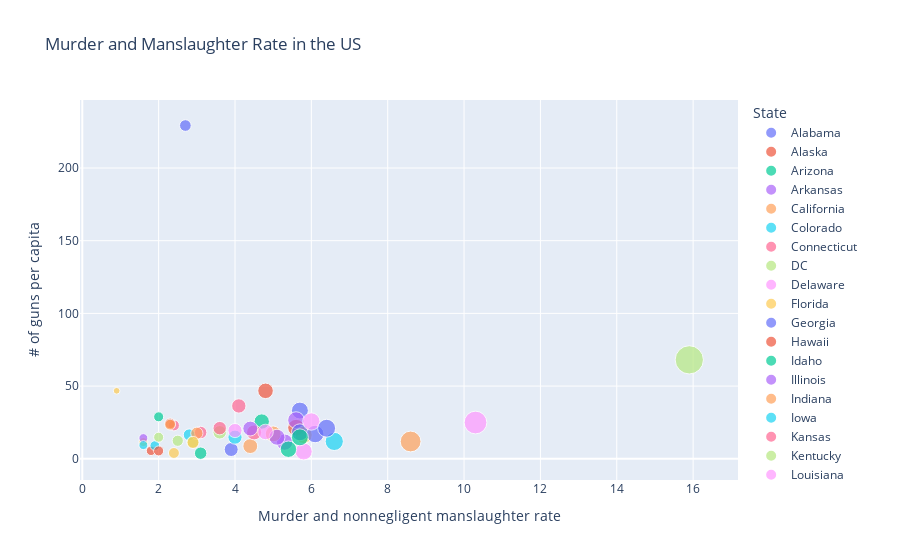

The cell this chart's notebook holds for it:
### Code cell
import plotly.express as px

combined_data_df = pd.merge(murder_manslaughter_2014_df,gun_ownership_per_capita_df,on="State")

import plotly.express as px

fig = px.scatter(combined_data_df,
                 x="Murder and nonnegligent manslaughter rate", 
                 y="# of guns per capita",
                 size="Murder and nonnegligent manslaughter rate", 
                 color="State",
                 hover_name="State",
                 title="Murder and Manslaughter Rate in the US"
                )
fig.show()

### Figure 1 — Plotly figure (JSON) as saved in the notebook; plotly's stock layout.template omitted (floating-point values rounded to 4 significant figures)
{"data": [{"hovertemplate": "<b>%{hovertext}</b><br><br>State=Alabama<br>Murder and nonnegligent manslaughter rate=%{marker.size}<br># of guns per capita=%{y}<extra></extra>", "hovertext": ["Alabama"], "legendgroup": "Alabama", "marker": {"color": "#636efa", "size": [5.7], "sizemode": "area", "sizeref": 0.03975, "symbol": "circle"}, "mode": "markers", "name": "Alabama", "orientation": "v", "showlegend": true, "type": "scatter", "x": [5.7], "xaxis": "x", "y": [33.15], "yaxis": "y"}, {"hovertemplate": "<b>%{hovertext}</b><br><br>State=Alaska<br>Murder and nonnegligent manslaughter rate=%{marker.size}<br># of guns per capita=%{y}<extra></extra>", "hovertext": ["Alaska"], "legendgroup": "Alaska", "marker": {"color": "#EF553B", "size": [5.6], "sizemode": "area", "sizeref": 0.03975, "symbol": "circle"}, "mode": "markers", "name": "Alaska", "orientation": "v", "showlegend": true, "type": "scatter", "x": [5.6], "xaxis": "x", "y": [21.38], "yaxis": "y"}, {"hovertemplate": "<b>%{hovertext}</b><br><br>State=Arizona<br>Murder and nonnegligent manslaughter rate=%{marker.size}<br># of guns per capita=%{y}<extra></extra>", "hovertext": ["Arizona"], "legendgroup": "Arizona", "marker": {"color": "#00cc96", "size": [4.7], "sizemode": "area", "sizeref": 0.03975, "symbol": "circle"}, "mode": "markers", "name": "Arizona", "orientation": "v", "showlegend": true, "type": "scatter", "x": [4.7], "xaxis": "x", "y": [25.61], "yaxis": "y"}, {"hovertemplate": "<b>%{hovertext}</b><br><br>State=Arkansas<br>Murder and nonnegligent manslaughter rate=%{marker.size}<br># of guns per capita=%{y}<extra></extra>", "hovertext": ["Arkansas"], "legendgroup": "Arkansas", "marker": {"color": "#ab63fa", "size": [5.6], "sizemode": "area", "sizeref": 0.03975, "symbol": "circle"}, "mode": "markers", "name": "Arkansas", "orientation": "v", "showlegend": true, "type": "scatter", "x": [5.6], "xaxis": "x", "y": [26.57], "yaxis": "y"}, {"hovertemplate": "<b>%{hovertext}</b><br><br>State=California<br>Murder and nonnegligent manslaughter rate=%{marker.size}<br># of guns per capita=%{y}<extra></extra>", "hovertext": ["California"], "legendgroup": "California", "marker": {"color": "#FFA15A", "size": [4.4], "sizemode": "area", "sizeref": 0.03975, "symbol": "circle"}, "mode": "markers", "name": "California", "orientation": "v", "showlegend": true, "type": "scatter", "x": [4.4], "xaxis": "x", "y": [8.71], "yaxis": "y"}, {"hovertemplate": "<b>%{hovertext}</b><br><br>State=Colorado<br>Murder and nonnegligent manslaughter rate=%{marker.size}<br># of guns per capita=%{y}<extra></extra>", "hovertext": ["Colorado"], "legendgroup": "Colorado", "marker": {"color": "#19d3f3", "size": [2.8], "sizemode": "area", "sizeref": 0.03975, "symbol": "circle"}, "mode": "markers", "name": "Colorado", "orientation": "v", "showlegend": true, "type": "scatter", "x": [2.8], "xaxis": "x", "y": [16.48], "yaxis": "y"}, {"hovertemplate": "<b>%{hovertext}</b><br><br>State=Connecticut<br>Murder and nonnegligent manslaughter rate=%{marker.size}<br># of guns per capita=%{y}<extra></extra>", "hovertext": ["Connecticut"], "legendgroup": "Connecticut", "marker": {"color": "#FF6692", "size": [2.4], "sizemode": "area", "sizeref": 0.03975, "symbol": "circle"}, "mode": "markers", "name": "Connecticut", "orientation": "v", "showlegend": true, "type": "scatter", "x": [2.4], "xaxis": "x", "y": [22.96], "yaxis": "y"}, {"hovertemplate": "<b>%{hovertext}</b><br><br>State=DC<br>Murder and nonnegligent manslaughter rate=%{marker.size}<br># of guns per capita=%{y}<extra></extra>", "hovertext": ["DC"], "legendgroup": "DC", "marker": {"color": "#B6E880", "size": [15.9], "sizemode": "area", "sizeref": 0.03975, "symbol": "circle"}, "mode": "markers", "name": "DC", "orientation": "v", "showlegend": true, "type": "scatter", "x": [15.9], "xaxis": "x", "y": [68.05], "yaxis": "y"}, {"hovertemplate": "<b>%{hovertext}</b><br><br>State=Delaware<br>Murder and nonnegligent manslaughter rate=%{marker.size}<br># of guns per capita=%{y}<extra></extra>", "hovertext": ["Delaware"], "legendgroup": "Delaware", "marker": {"color": "#FF97FF", "size": [5.8], "sizemode": "area", "sizeref": 0.03975, "symbol": "circle"}, "mode": "markers", "name": "Delaware", "orientation": "v", "showlegend": true, "type": "scatter", "x": [5.8], "xaxis": "x", "y": [5.04], "yaxis": "y"}, {"hovertemplate": "<b>%{hovertext}</b><br><br>State=Florida<br>Murder and nonnegligent manslaughter rate=%{marker.size}<br># of guns per capita=%{y}<extra></extra>", "hovertext": ["Florida"], "legendgroup": "Florida", "marker": {"color": "#FECB52", "size": [5.8], "sizemode": "area", "sizeref": 0.03975, "symbol": "circle"}, "mode": "markers", "name": "Florida", "orientation": "v", "showlegend": true, "type": "scatter", "x": [5.8], "xaxis": "x", "y": [16.35], "yaxis": "y"}, {"hovertemplate": "<b>%{hovertext}</b><br><br>State=Georgia<br>Murder and nonnegligent manslaughter rate=%{marker.size}<br># of guns per capita=%{y}<extra></extra>", "hovertext": ["Georgia"], "legendgroup": "Georgia", "marker": {"color": "#636efa", "size": [5.7], "sizemode": "area", "sizeref": 0.03975, "symbol": "circle"}, "mode": "markers", "name": "Georgia", "orientation": "v", "showlegend": true, "type": "scatter", "x": [5.7], "xaxis": "x", "y": [18.22], "yaxis": "y"}, {"hovertemplate": "<b>%{hovertext}</b><br><br>State=Hawaii<br>Murder and nonnegligent manslaughter rate=%{marker.size}<br># of guns per capita=%{y}<extra></extra>", "hovertext": ["Hawaii"], "legendgroup": "Hawaii", "marker": {"color": "#EF553B", "size": [1.8], "sizemode": "area", "sizeref": 0.03975, "symbol": "circle"}, "mode": "markers", "name": "Hawaii", "orientation": "v", "showlegend": true, "type": "scatter", "x": [1.8], "xaxis": "x", "y": [5.5], "yaxis": "y"}, {"hovertemplate": "<b>%{hovertext}</b><br><br>State=Idaho<br>Murder and nonnegligent manslaughter rate=%{marker.size}<br># of guns per capita=%{y}<extra></extra>", "hovertext": ["Idaho"], "legendgroup": "Idaho", "marker": {"color": "#00cc96", "size": [2], "sizemode": "area", "sizeref": 0.03975, "symbol": "circle"}, "mode": "markers", "name": "Idaho", "orientation": "v", "showlegend": true, "type": "scatter", "x": [2], "xaxis": "x", "y": [28.86], "yaxis": "y"}, {"hovertemplate": "<b>%{hovertext}</b><br><br>State=Illinois<br>Murder and nonnegligent manslaughter rate=%{marker.size}<br># of guns per capita=%{y}<extra></extra>", "hovertext": ["Illinois"], "legendgroup": "Illinois", "marker": {"color": "#ab63fa", "size": [5.3], "sizemode": "area", "sizeref": 0.03975, "symbol": "circle"}, "mode": "markers", "name": "Illinois", "orientation": "v", "showlegend": true, "type": "scatter", "x": [5.3], "xaxis": "x", "y": [11.44], "yaxis": "y"}, {"hovertemplate": "<b>%{hovertext}</b><br><br>State=Indiana<br>Murder and nonnegligent manslaughter rate=%{marker.size}<br># of guns per capita=%{y}<extra></extra>", "hovertext": ["Indiana"], "legendgroup": "Indiana", "marker": {"color": "#FFA15A", "size": [5], "sizemode": "area", "sizeref": 0.03975, "symbol": "circle"}, "mode": "markers", "name": "Indiana", "orientation": "v", "showlegend": true, "type": "scatter", "x": [5], "xaxis": "x", "y": [17.1], "yaxis": "y"}, {"hovertemplate": "<b>%{hovertext}</b><br><br>State=Iowa<br>Murder and nonnegligent manslaughter rate=%{marker.size}<br># of guns per capita=%{y}<extra></extra>", "hovertext": ["Iowa"], "legendgroup": "Iowa", "marker": {"color": "#19d3f3", "size": [1.9], "sizemode": "area", "sizeref": 0.03975, "symbol": "circle"}, "mode": "markers", "name": "Iowa", "orientation": "v", "showlegend": true, "type": "scatter", "x": [1.9], "xaxis": "x", "y": [9.05], "yaxis": "y"}, {"hovertemplate": "<b>%{hovertext}</b><br><br>State=Kansas<br>Murder and nonnegligent manslaughter rate=%{marker.size}<br># of guns per capita=%{y}<extra></extra>", "hovertext": ["Kansas"], "legendgroup": "Kansas", "marker": {"color": "#FF6692", "size": [3.1], "sizemode": "area", "sizeref": 0.03975, "symbol": "circle"}, "mode": "markers", "name": "Kansas", "orientation": "v", "showlegend": true, "type": "scatter", "x": [3.1], "xaxis": "x", "y": [18.06], "yaxis": "y"}, {"hovertemplate": "<b>%{hovertext}</b><br><br>State=Kentucky<br>Murder and nonnegligent manslaughter rate=%{marker.size}<br># of guns per capita=%{y}<extra></extra>", "hovertext": ["Kentucky"], "legendgroup": "Kentucky", "marker": {"color": "#B6E880", "size": [3.6], "sizemode": "area", "sizeref": 0.03975, "symbol": "circle"}, "mode": "markers", "name": "Kentucky", "orientation": "v", "showlegend": true, "type": "scatter", "x": [3.6], "xaxis": "x", "y": [18.2], "yaxis": "y"}, {"hovertemplate": "<b>%{hovertext}</b><br><br>State=Louisiana<br>Murder and nonnegligent manslaughter rate=%{marker.size}<br># of guns per capita=%{y}<extra></extra>", "hovertext": ["Louisiana"], "legendgroup": "Louisiana", "marker": {"color": "#FF97FF", "size": [10.3], "sizemode": "area", "sizeref": 0.03975, "symbol": "circle"}, "mode": "markers", "name": "Louisiana", "orientation": "v", "showlegend": true, "type": "scatter", "x": [10.3], "xaxis": "x", "y": [24.94], "yaxis": "y"}, {"hovertemplate": "<b>%{hovertext}</b><br><br>State=Maine<br>Murder and nonnegligent manslaughter rate=%{marker.size}<br># of guns per capita=%{y}<extra></extra>", "hovertext": ["Maine"], "legendgroup": "Maine", "marker": {"color": "#FECB52", "size": [1.6], "sizemode": "area", "sizeref": 0.03975, "symbol": "circle"}, "mode": "markers", "name": "Maine", "orientation": "v", "showlegend": true, "type": "scatter", "x": [1.6], "xaxis": "x", "y": [11.5], "yaxis": "y"}, {"hovertemplate": "<b>%{hovertext}</b><br><br>State=Maryland<br>Murder and nonnegligent manslaughter rate=%{marker.size}<br># of guns per capita=%{y}<extra></extra>", "hovertext": ["Maryland"], "legendgroup": "Maryland", "marker": {"color": "#636efa", "size": [6.1], "sizemode": "area", "sizeref": 0.03975, "symbol": "circle"}, "mode": "markers", "name": "Maryland", "orientation": "v", "showlegend": true, "type": "scatter", "x": [6.1], "xaxis": "x", "y": [17.03], "yaxis": "y"}, {"hovertemplate": "<b>%{hovertext}</b><br><br>State=Massachusetts<br>Murder and nonnegligent manslaughter rate=%{marker.size}<br># of guns per capita=%{y}<extra></extra>", "hovertext": ["Massachusetts"], "legendgroup": "Massachusetts", "marker": {"color": "#EF553B", "size": [2], "sizemode": "area", "sizeref": 0.03975, "symbol": "circle"}, "mode": "markers", "name": "Massachusetts", "orientation": "v", "showlegend": true, "type": "scatter", "x": [2], "xaxis": "x", "y": [5.41], "yaxis": "y"}, {"hovertemplate": "<b>%{hovertext}</b><br><br>State=Michigan<br>Murder and nonnegligent manslaughter rate=%{marker.size}<br># of guns per capita=%{y}<extra></extra>", "hovertext": ["Michigan"], "legendgroup": "Michigan", "marker": {"color": "#00cc96", "size": [5.4], "sizemode": "area", "sizeref": 0.03975, "symbol": "circle"}, "mode": "markers", "name": "Michigan", "orientation": "v", "showlegend": true, "type": "scatter", "x": [5.4], "xaxis": "x", "y": [6.59], "yaxis": "y"}, {"hovertemplate": "<b>%{hovertext}</b><br><br>State=Minnesota<br>Murder and nonnegligent manslaughter rate=%{marker.size}<br># of guns per capita=%{y}<extra></extra>", "hovertext": ["Minnesota"], "legendgroup": "Minnesota", "marker": {"color": "#ab63fa", "size": [1.6], "sizemode": "area", "sizeref": 0.03975, "symbol": "circle"}, "mode": "markers", "name": "Minnesota", "orientation": "v", "showlegend": true, "type": "scatter", "x": [1.6], "xaxis": "x", "y": [14.22], "yaxis": "y"}, {"hovertemplate": "<b>%{hovertext}</b><br><br>State=Mississippi<br>Murder and nonnegligent manslaughter rate=%{marker.size}<br># of guns per capita=%{y}<extra></extra>", "hovertext": ["Mississippi"], "legendgroup": "Mississippi", "marker": {"color": "#FFA15A", "size": [8.6], "sizemode": "area", "sizeref": 0.03975, "symbol": "circle"}, "mode": "markers", "name": "Mississippi", "orientation": "v", "showlegend": true, "type": "scatter", "x": [8.6], "xaxis": "x", "y": [11.89], "yaxis": "y"}, {"hovertemplate": "<b>%{hovertext}</b><br><br>State=Missouri<br>Murder and nonnegligent manslaughter rate=%{marker.size}<br># of guns per capita=%{y}<extra></extra>", "hovertext": ["Missouri"], "legendgroup": "Missouri", "marker": {"color": "#19d3f3", "size": [6.6], "sizemode": "area", "sizeref": 0.03975, "symbol": "circle"}, "mode": "markers", "name": "Missouri", "orientation": "v", "showlegend": true, "type": "scatter", "x": [6.6], "xaxis": "x", "y": [11.94], "yaxis": "y"}, {"hovertemplate": "<b>%{hovertext}</b><br><br>State=Montana<br>Murder and nonnegligent manslaughter rate=%{marker.size}<br># of guns per capita=%{y}<extra></extra>", "hovertext": ["Montana"], "legendgroup": "Montana", "marker": {"color": "#FF6692", "size": [3.6], "sizemode": "area", "sizeref": 0.03975, "symbol": "circle"}, "mode": "markers", "name": "Montana", "orientation": "v", "showlegend": true, "type": "scatter", "x": [3.6], "xaxis": "x", "y": [21.06], "yaxis": "y"}, {"hovertemplate": "<b>%{hovertext}</b><br><br>State=Nebraska<br>Murder and nonnegligent manslaughter rate=%{marker.size}<br># of guns per capita=%{y}<extra></extra>", "hovertext": ["Nebraska"], "legendgroup": "Nebraska", "marker": {"color": "#B6E880", "size": [2.9], "sizemode": "area", "sizeref": 0.03975, "symbol": "circle"}, "mode": "markers", "name": "Nebraska", "orientation": "v", "showlegend": true, "type": "scatter", "x": [2.9], "xaxis": "x", "y": [11.57], "yaxis": "y"}, {"hovertemplate": "<b>%{hovertext}</b><br><br>State=Nevada<br>Murder and nonnegligent manslaughter rate=%{marker.size}<br># of guns per capita=%{y}<extra></extra>", "hovertext": ["Nevada"], "legendgroup": "Nevada", "marker": {"color": "#FF97FF", "size": [6], "sizemode": "area", "sizeref": 0.03975, "symbol": "circle"}, "mode": "markers", "name": "Nevada", "orientation": "v", "showlegend": true, "type": "scatter", "x": [6], "xaxis": "x", "y": [25.64], "yaxis": "y"}, {"hovertemplate": "<b>%{hovertext}</b><br><br>State=New_Hampshire<br>Murder and nonnegligent manslaughter rate=%{marker.size}<br># of guns per capita=%{y}<extra></extra>", "hovertext": ["New_Hampshire"], "legendgroup": "New_Hampshire", "marker": {"color": "#FECB52", "size": [0.9], "sizemode": "area", "sizeref": 0.03975, "symbol": "circle"}, "mode": "markers", "name": "New_Hampshire", "orientation": "v", "showlegend": true, "type": "scatter", "x": [0.9], "xaxis": "x", "y": [46.76], "yaxis": "y"}, {"hovertemplate": "<b>%{hovertext}</b><br><br>State=New_Jersey<br>Murder and nonnegligent manslaughter rate=%{marker.size}<br># of guns per capita=%{y}<extra></extra>", "hovertext": ["New_Jersey"], "legendgroup": "New_Jersey", "marker": {"color": "#636efa", "size": [3.9], "sizemode": "area", "sizeref": 0.03975, "symbol": "circle"}, "mode": "markers", "name": "New_Jersey", "orientation": "v", "showlegend": true, "type": "scatter", "x": [3.9], "xaxis": "x", "y": [6.38], "yaxis": "y"}, {"hovertemplate": "<b>%{hovertext}</b><br><br>State=New_Mexico<br>Murder and nonnegligent manslaughter rate=%{marker.size}<br># of guns per capita=%{y}<extra></extra>", "hovertext": ["New_Mexico"], "legendgroup": "New_Mexico", "marker": {"color": "#EF553B", "size": [4.8], "sizemode": "area", "sizeref": 0.03975, "symbol": "circle"}, "mode": "markers", "name": "New_Mexico", "orientation": "v", "showlegend": true, "type": "scatter", "x": [4.8], "xaxis": "x", "y": [46.73], "yaxis": "y"}, {"hovertemplate": "<b>%{hovertext}</b><br><br>State=New_York<br>Murder and nonnegligent manslaughter rate=%{marker.size}<br># of guns per capita=%{y}<extra></extra>", "hovertext": ["New_York"], "legendgroup": "New_York", "marker": {"color": "#00cc96", "size": [3.1], "sizemode": "area", "sizeref": 0.03975, "symbol": "circle"}, "mode": "markers", "name": "New_York", "orientation": "v", "showlegend": true, "type": "scatter", "x": [3.1], "xaxis": "x", "y": [3.83], "yaxis": "y"}, {"hovertemplate": "<b>%{hovertext}</b><br><br>State=North_Carolina<br>Murder and nonnegligent manslaughter rate=%{marker.size}<br># of guns per capita=%{y}<extra></extra>", "hovertext": ["North_Carolina"], "legendgroup": "North_Carolina", "marker": {"color": "#ab63fa", "size": [5.1], "sizemode": "area", "sizeref": 0.03975, "symbol": "circle"}, "mode": "markers", "name": "North_Carolina", "orientation": "v", "showlegend": true, "type": "scatter", "x": [5.1], "xaxis": "x", "y": [14.82], "yaxis": "y"}, {"hovertemplate": "<b>%{hovertext}</b><br><br>State=North_Dakota<br>Murder and nonnegligent manslaughter rate=%{marker.size}<br># of guns per capita=%{y}<extra></extra>", "hovertext": ["North_Dakota"], "legendgroup": "North_Dakota", "marker": {"color": "#FFA15A", "size": [3], "sizemode": "area", "sizeref": 0.03975, "symbol": "circle"}, "mode": "markers", "name": "North_Dakota", "orientation": "v", "showlegend": true, "type": "scatter", "x": [3], "xaxis": "x", "y": [17.56], "yaxis": "y"}, {"hovertemplate": "<b>%{hovertext}</b><br><br>State=Ohio<br>Murder and nonnegligent manslaughter rate=%{marker.size}<br># of guns per capita=%{y}<extra></extra>", "hovertext": ["Ohio"], "legendgroup": "Ohio", "marker": {"color": "#19d3f3", "size": [4], "sizemode": "area", "sizeref": 0.03975, "symbol": "circle"}, "mode": "markers", "name": "Ohio", "orientation": "v", "showlegend": true, "type": "scatter", "x": [4], "xaxis": "x", "y": [14.87], "yaxis": "y"}, {"hovertemplate": "<b>%{hovertext}</b><br><br>State=Oklahoma<br>Murder and nonnegligent manslaughter rate=%{marker.size}<br># of guns per capita=%{y}<extra></extra>", "hovertext": ["Oklahoma"], "legendgroup": "Oklahoma", "marker": {"color": "#FF6692", "size": [4.5], "sizemode": "area", "sizeref": 0.03975, "symbol": "circle"}, "mode": "markers", "name": "Oklahoma", "orientation": "v", "showlegend": true, "type": "scatter", "x": [4.5], "xaxis": "x", "y": [18.13], "yaxis": "y"}, {"hovertemplate": "<b>%{hovertext}</b><br><br>State=Oregon<br>Murder and nonnegligent manslaughter rate=%{marker.size}<br># of guns per capita=%{y}<extra></extra>", "hovertext": ["Oregon"], "legendgroup": "Oregon", "marker": {"color": "#B6E880", "size": [2], "sizemode": "area", "sizeref": 0.03975, "symbol": "circle"}, "mode": "markers", "name": "Oregon", "orientation": "v", "showlegend": true, "type": "scatter", "x": [2], "xaxis": "x", "y": [14.82], "yaxis": "y"}, {"hovertemplate": "<b>%{hovertext}</b><br><br>State=Pennsylvania<br>Murder and nonnegligent manslaughter rate=%{marker.size}<br># of guns per capita=%{y}<extra></extra>", "hovertext": ["Pennsylvania"], "legendgroup": "Pennsylvania", "marker": {"color": "#FF97FF", "size": [4.8], "sizemode": "area", "sizeref": 0.03975, "symbol": "circle"}, "mode": "markers", "name": "Pennsylvania", "orientation": "v", "showlegend": true, "type": "scatter", "x": [4.8], "xaxis": "x", "y": [18.45], "yaxis": "y"}, {"hovertemplate": "<b>%{hovertext}</b><br><br>State=Rhode_Island<br>Murder and nonnegligent manslaughter rate=%{marker.size}<br># of guns per capita=%{y}<extra></extra>", "hovertext": ["Rhode_Island"], "legendgroup": "Rhode_Island", "marker": {"color": "#FECB52", "size": [2.4], "sizemode": "area", "sizeref": 0.03975, "symbol": "circle"}, "mode": "markers", "name": "Rhode_Island", "orientation": "v", "showlegend": true, "type": "scatter", "x": [2.4], "xaxis": "x", "y": [3.98], "yaxis": "y"}, {"hovertemplate": "<b>%{hovertext}</b><br><br>State=South_Carolina<br>Murder and nonnegligent manslaughter rate=%{marker.size}<br># of guns per capita=%{y}<extra></extra>", "hovertext": ["South_Carolina"], "legendgroup": "South_Carolina", "marker": {"color": "#636efa", "size": [6.4], "sizemode": "area", "sizeref": 0.03975, "symbol": "circle"}, "mode": "markers", "name": "South_Carolina", "orientation": "v", "showlegend": true, "type": "scatter", "x": [6.4], "xaxis": "x", "y": [21.01], "yaxis": "y"}, {"hovertemplate": "<b>%{hovertext}</b><br><br>State=South_Dakota<br>Murder and nonnegligent manslaughter rate=%{marker.size}<br># of guns per capita=%{y}<extra></extra>", "hovertext": ["South_Dakota"], "legendgroup": "South_Dakota", "marker": {"color": "#EF553B", "size": [2.3], "sizemode": "area", "sizeref": 0.03975, "symbol": "circle"}, "mode": "markers", "name": "South_Dakota", "orientation": "v", "showlegend": true, "type": "scatter", "x": [2.3], "xaxis": "x", "y": [24.29], "yaxis": "y"}, {"hovertemplate": "<b>%{hovertext}</b><br><br>State=Tennessee<br>Murder and nonnegligent manslaughter rate=%{marker.size}<br># of guns per capita=%{y}<extra></extra>", "hovertext": ["Tennessee"], "legendgroup": "Tennessee", "marker": {"color": "#00cc96", "size": [5.7], "sizemode": "area", "sizeref": 0.03975, "symbol": "circle"}, "mode": "markers", "name": "Tennessee", "orientation": "v", "showlegend": true, "type": "scatter", "x": [5.7], "xaxis": "x", "y": [14.76], "yaxis": "y"}, {"hovertemplate": "<b>%{hovertext}</b><br><br>State=Texas<br>Murder and nonnegligent manslaughter rate=%{marker.size}<br># of guns per capita=%{y}<extra></extra>", "hovertext": ["Texas"], "legendgroup": "Texas", "marker": {"color": "#ab63fa", "size": [4.4], "sizemode": "area", "sizeref": 0.03975, "symbol": "circle"}, "mode": "markers", "name": "Texas", "orientation": "v", "showlegend": true, "type": "scatter", "x": [4.4], "xaxis": "x", "y": [20.79], "yaxis": "y"}, {"hovertemplate": "<b>%{hovertext}</b><br><br>State=Utah<br>Murder and nonnegligent manslaughter rate=%{marker.size}<br># of guns per capita=%{y}<extra></extra>", "hovertext": ["Utah"], "legendgroup": "Utah", "marker": {"color": "#FFA15A", "size": [2.3], "sizemode": "area", "sizeref": 0.03975, "symbol": "circle"}, "mode": "markers", "name": "Utah", "orientation": "v", "showlegend": true, "type": "scatter", "x": [2.3], "xaxis": "x", "y": [23.48], "yaxis": "y"}, {"hovertemplate": "<b>%{hovertext}</b><br><br>State=Vermont<br>Murder and nonnegligent manslaughter rate=%{marker.size}<br># of guns per capita=%{y}<extra></extra>", "hovertext": ["Vermont"], "legendgroup": "Vermont", "marker": {"color": "#19d3f3", "size": [1.6], "sizemode": "area", "sizeref": 0.03975, "symbol": "circle"}, "mode": "markers", "name": "Vermont", "orientation": "v", "showlegend": true, "type": "scatter", "x": [1.6], "xaxis": "x", "y": [9.41], "yaxis": "y"}, {"hovertemplate": "<b>%{hovertext}</b><br><br>State=Virginia<br>Murder and nonnegligent manslaughter rate=%{marker.size}<br># of guns per capita=%{y}<extra></extra>", "hovertext": ["Virginia"], "legendgroup": "Virginia", "marker": {"color": "#FF6692", "size": [4.1], "sizemode": "area", "sizeref": 0.03975, "symbol": "circle"}, "mode": "markers", "name": "Virginia", "orientation": "v", "showlegend": true, "type": "scatter", "x": [4.1], "xaxis": "x", "y": [36.34], "yaxis": "y"}, {"hovertemplate": "<b>%{hovertext}</b><br><br>State=Washington<br>Murder and nonnegligent manslaughter rate=%{marker.size}<br># of guns per capita=%{y}<extra></extra>", "hovertext": ["Washington"], "legendgroup": "Washington", "marker": {"color": "#B6E880", "size": [2.5], "sizemode": "area", "sizeref": 0.03975, "symbol": "circle"}, "mode": "markers", "name": "Washington", "orientation": "v", "showlegend": true, "type": "scatter", "x": [2.5], "xaxis": "x", "y": [12.4], "yaxis": "y"}, {"hovertemplate": "<b>%{hovertext}</b><br><br>State=West_Virginia<br>Murder and nonnegligent manslaughter rate=%{marker.size}<br># of guns per capita=%{y}<extra></extra>", "hovertext": ["West_Virginia"], "legendgroup": "West_Virginia", "marker": {"color": "#FF97FF", "size": [4], "sizemode": "area", "sizeref": 0.03975, "symbol": "circle"}, "mode": "markers", "name": "West_Virginia", "orientation": "v", "showlegend": true, "type": "scatter", "x": [4], "xaxis": "x", "y": [19.42], "yaxis": "y"}, {"hovertemplate": "<b>%{hovertext}</b><br><br>State=Wisconsin<br>Murder and nonnegligent manslaughter rate=%{marker.size}<br># of guns per capita=%{y}<extra></extra>", "hovertext": ["Wisconsin"], "legendgroup": "Wisconsin", "marker": {"color": "#FECB52", "size": [2.9], "sizemode": "area", "sizeref": 0.03975, "symbol": "circle"}, "mode": "markers", "name": "Wisconsin", "orientation": "v", "showlegend": true, "type": "scatter", "x": [2.9], "xaxis": "x", "y": [11.19], "yaxis": "y"}, {"hovertemplate": "<b>%{hovertext}</b><br><br>State=Wyoming<br>Murder and nonnegligent manslaughter rate=%{marker.size}<br># of guns per capita=%{y}<extra></extra>", "hovertext": ["Wyoming"], "legendgroup": "Wyoming", "marker": {"color": "#636efa", "size": [2.7], "sizemode": "area", "sizeref": 0.03975, "symbol": "circle"}, "mode": "markers", "name": "Wyoming", "orientation": "v", "showlegend": true, "type": "scatter", "x": [2.7], "xaxis": "x", "y": [229.2], "yaxis": "y"}], "layout": {"legend": {"itemsizing": "constant", "title": {"text": "State"}, "tracegroupgap": 0}, "title": {"text": "Murder and Manslaughter Rate in the US"}, "xaxis": {"anchor": "y", "domain": [0, 1], "title": {"text": "Murder and nonnegligent manslaughter rate"}}, "yaxis": {"anchor": "x", "domain": [0, 1], "title": {"text": "# of guns per capita"}}}}
